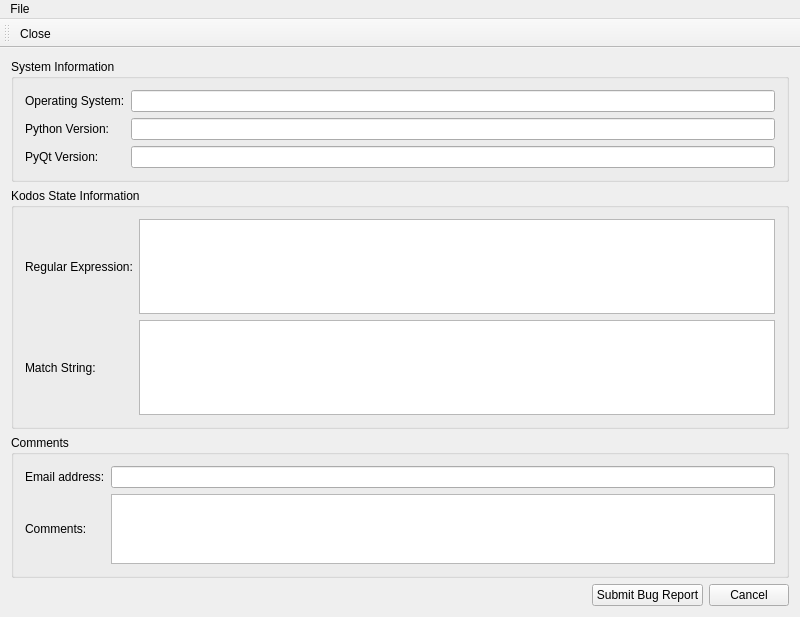
<?xml version="1.0" encoding="UTF-8"?>
<ui version="4.0">
 <class>reportBugBA</class>
 <widget class="QMainWindow" name="reportBugBA">
  <property name="geometry">
   <rect>
    <x>0</x>
    <y>0</y>
    <width>800</width>
    <height>617</height>
   </rect>
  </property>
  <property name="windowTitle">
   <string>MainWindow</string>
  </property>
  <widget class="QWidget" name="reportWidget">
   <property name="windowTitle">
    <string>Form1</string>
   </property>
   <layout class="QGridLayout">
    <property name="margin">
     <number>11</number>
    </property>
    <property name="spacing">
     <number>6</number>
    </property>
    <item row="3" column="0">
     <layout class="QHBoxLayout">
      <property name="spacing">
       <number>6</number>
      </property>
      <property name="margin">
       <number>0</number>
      </property>
      <item>
       <spacer name="Spacer1">
        <property name="orientation">
         <enum>Qt::Horizontal</enum>
        </property>
        <property name="sizeType">
         <enum>QSizePolicy::Expanding</enum>
        </property>
        <property name="sizeHint" stdset="0">
         <size>
          <width>20</width>
          <height>20</height>
         </size>
        </property>
       </spacer>
      </item>
      <item>
       <widget class="QPushButton" name="submitButton">
        <property name="text">
         <string>Submit Bug Report</string>
        </property>
       </widget>
      </item>
      <item>
       <widget class="QPushButton" name="cancelButton">
        <property name="text">
         <string>Cancel</string>
        </property>
       </widget>
      </item>
     </layout>
    </item>
    <item row="1" column="0">
     <widget class="QGroupBox" name="GroupBox6">
      <property name="title">
       <string>Kodos State Information</string>
      </property>
      <layout class="QGridLayout">
       <property name="margin">
        <number>11</number>
       </property>
       <property name="spacing">
        <number>6</number>
       </property>
       <item row="0" column="0">
        <layout class="QVBoxLayout">
         <property name="spacing">
          <number>6</number>
         </property>
         <property name="margin">
          <number>0</number>
         </property>
         <item>
          <widget class="QLabel" name="TextLabel4">
           <property name="text">
            <string>Regular Expression:</string>
           </property>
           <property name="wordWrap">
            <bool>false</bool>
           </property>
          </widget>
         </item>
         <item>
          <widget class="QLabel" name="TextLabel5">
           <property name="text">
            <string>Match String:</string>
           </property>
           <property name="wordWrap">
            <bool>false</bool>
           </property>
          </widget>
         </item>
        </layout>
       </item>
       <item row="0" column="1">
        <layout class="QVBoxLayout">
         <property name="spacing">
          <number>6</number>
         </property>
         <property name="margin">
          <number>0</number>
         </property>
         <item>
          <widget class="QTextEdit" name="regexMultiLineEdit">
           <property name="readOnly">
            <bool>true</bool>
           </property>
          </widget>
         </item>
         <item>
          <widget class="QTextEdit" name="stringMultiLineEdit">
           <property name="readOnly">
            <bool>true</bool>
           </property>
          </widget>
         </item>
        </layout>
       </item>
      </layout>
     </widget>
    </item>
    <item row="0" column="0">
     <widget class="QGroupBox" name="GroupBox5">
      <property name="title">
       <string>System Information</string>
      </property>
      <layout class="QGridLayout">
       <property name="margin">
        <number>11</number>
       </property>
       <property name="spacing">
        <number>6</number>
       </property>
       <item row="0" column="0">
        <widget class="QLabel" name="TextLabel1">
         <property name="text">
          <string>Operating System:</string>
         </property>
         <property name="wordWrap">
          <bool>false</bool>
         </property>
        </widget>
       </item>
       <item row="2" column="0">
        <widget class="QLabel" name="TextLabel3">
         <property name="text">
          <string>PyQt Version:</string>
         </property>
         <property name="wordWrap">
          <bool>false</bool>
         </property>
        </widget>
       </item>
       <item row="1" column="0">
        <widget class="QLabel" name="TextLabel2">
         <property name="text">
          <string>Python Version:</string>
         </property>
         <property name="wordWrap">
          <bool>false</bool>
         </property>
        </widget>
       </item>
       <item row="0" column="1">
        <widget class="QLineEdit" name="OSEdit"/>
       </item>
       <item row="1" column="1">
        <widget class="QLineEdit" name="pythonVersionEdit"/>
       </item>
       <item row="2" column="1">
        <widget class="QLineEdit" name="pyQtVersionEdit"/>
       </item>
      </layout>
     </widget>
    </item>
    <item row="2" column="0">
     <widget class="QGroupBox" name="GroupBox7">
      <property name="title">
       <string>Comments</string>
      </property>
      <layout class="QGridLayout">
       <property name="margin">
        <number>11</number>
       </property>
       <property name="spacing">
        <number>6</number>
       </property>
       <item row="0" column="0">
        <layout class="QGridLayout">
         <property name="margin">
          <number>0</number>
         </property>
         <property name="spacing">
          <number>6</number>
         </property>
         <item row="1" column="1">
          <widget class="QTextEdit" name="commentsMultiLineEdit"/>
         </item>
         <item row="1" column="0">
          <widget class="QLabel" name="TextLabel3_2">
           <property name="text">
            <string>Comments:</string>
           </property>
           <property name="wordWrap">
            <bool>false</bool>
           </property>
          </widget>
         </item>
         <item row="0" column="1">
          <widget class="QLineEdit" name="emailAddressEdit"/>
         </item>
         <item row="0" column="0">
          <widget class="QLabel" name="TextLabel2_2">
           <property name="sizePolicy">
            <sizepolicy hsizetype="Minimum" vsizetype="Fixed">
             <horstretch>0</horstretch>
             <verstretch>0</verstretch>
            </sizepolicy>
           </property>
           <property name="text">
            <string>Email address:</string>
           </property>
           <property name="wordWrap">
            <bool>false</bool>
           </property>
          </widget>
         </item>
        </layout>
       </item>
      </layout>
     </widget>
    </item>
   </layout>
  </widget>
  <widget class="QMenuBar" name="menubar">
   <property name="geometry">
    <rect>
     <x>0</x>
     <y>0</y>
     <width>800</width>
     <height>27</height>
    </rect>
   </property>
   <widget class="QMenu" name="menuFile">
    <property name="title">
     <string>File</string>
    </property>
    <addaction name="closeAction"/>
   </widget>
   <addaction name="menuFile"/>
  </widget>
  <widget class="QToolBar" name="toolBar">
   <property name="windowTitle">
    <string>toolBar</string>
   </property>
   <attribute name="toolBarArea">
    <enum>TopToolBarArea</enum>
   </attribute>
   <attribute name="toolBarBreak">
    <bool>false</bool>
   </attribute>
   <addaction name="closeAction"/>
  </widget>
  <action name="closeAction">
   <property name="text">
    <string>Close</string>
   </property>
   <property name="toolTip">
    <string>Close</string>
   </property>
  </action>
 </widget>
 <layoutdefault spacing="6" margin="11"/>
 <pixmapfunction>qPixmapFromMimeSource</pixmapfunction>
 <tabstops>
  <tabstop>OSEdit</tabstop>
  <tabstop>pythonVersionEdit</tabstop>
  <tabstop>pyQtVersionEdit</tabstop>
  <tabstop>emailAddressEdit</tabstop>
  <tabstop>commentsMultiLineEdit</tabstop>
  <tabstop>submitButton</tabstop>
  <tabstop>cancelButton</tabstop>
  <tabstop>regexMultiLineEdit</tabstop>
  <tabstop>stringMultiLineEdit</tabstop>
 </tabstops>
 <resources/>
 <connections>
  <connection>
   <sender>cancelButton</sender>
   <signal>clicked()</signal>
   <receiver>reportBugBA</receiver>
   <slot>close()</slot>
   <hints>
    <hint type="sourcelabel">
     <x>20</x>
     <y>20</y>
    </hint>
    <hint type="destinationlabel">
     <x>399</x>
     <y>308</y>
    </hint>
   </hints>
  </connection>
  <connection>
   <sender>closeAction</sender>
   <signal>activated()</signal>
   <receiver>reportBugBA</receiver>
   <slot>close()</slot>
   <hints>
    <hint type="sourcelabel">
     <x>-1</x>
     <y>-1</y>
    </hint>
    <hint type="destinationlabel">
     <x>399</x>
     <y>308</y>
    </hint>
   </hints>
  </connection>
  <connection>
   <sender>submitButton</sender>
   <signal>clicked()</signal>
   <receiver>reportBugBA</receiver>
   <slot>submit()</slot>
   <hints>
    <hint type="sourcelabel">
     <x>625</x>
     <y>591</y>
    </hint>
    <hint type="destinationlabel">
     <x>399</x>
     <y>308</y>
    </hint>
   </hints>
  </connection>
 </connections>
 <slots>
  <slot>submit()</slot>
 </slots>
</ui>
